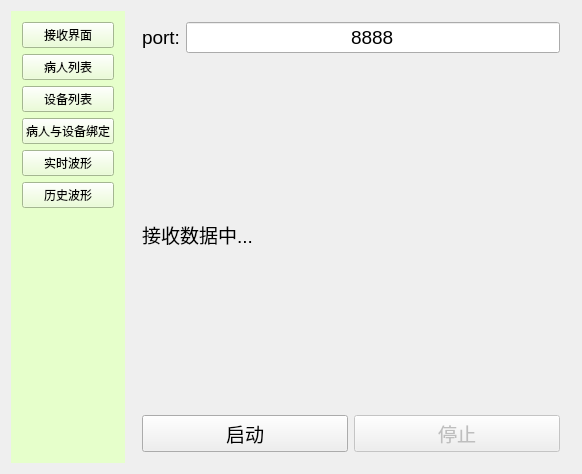
<?xml version="1.0" encoding="UTF-8"?>
<ui version="4.0">
 <class>MainWidget</class>
 <widget class="QWidget" name="MainWidget">
  <property name="geometry">
   <rect>
    <x>0</x>
    <y>0</y>
    <width>582</width>
    <height>474</height>
   </rect>
  </property>
  <property name="windowTitle">
   <string>MainWidget</string>
  </property>
  <layout class="QHBoxLayout" name="horizontalLayout" stretch="1,4">
   <item>
    <widget class="QWidget" name="widget" native="true">
     <property name="styleSheet">
      <string notr="true">background-color: rgb(230, 255, 203);</string>
     </property>
     <layout class="QVBoxLayout" name="verticalLayout_2">
      <item>
       <layout class="QVBoxLayout" name="verticalLayout">
        <item>
         <widget class="QPushButton" name="recvButton">
          <property name="sizePolicy">
           <sizepolicy hsizetype="Minimum" vsizetype="Preferred">
            <horstretch>0</horstretch>
            <verstretch>0</verstretch>
           </sizepolicy>
          </property>
          <property name="text">
           <string>接收界面</string>
          </property>
         </widget>
        </item>
        <item>
         <widget class="QPushButton" name="patientButton">
          <property name="sizePolicy">
           <sizepolicy hsizetype="Minimum" vsizetype="Preferred">
            <horstretch>0</horstretch>
            <verstretch>0</verstretch>
           </sizepolicy>
          </property>
          <property name="text">
           <string>病人列表</string>
          </property>
         </widget>
        </item>
        <item>
         <widget class="QPushButton" name="deviceButton">
          <property name="sizePolicy">
           <sizepolicy hsizetype="Minimum" vsizetype="Preferred">
            <horstretch>0</horstretch>
            <verstretch>0</verstretch>
           </sizepolicy>
          </property>
          <property name="text">
           <string>设备列表</string>
          </property>
         </widget>
        </item>
        <item>
         <widget class="QPushButton" name="bindButton">
          <property name="sizePolicy">
           <sizepolicy hsizetype="Minimum" vsizetype="Preferred">
            <horstretch>0</horstretch>
            <verstretch>0</verstretch>
           </sizepolicy>
          </property>
          <property name="text">
           <string>病人与设备绑定</string>
          </property>
         </widget>
        </item>
        <item>
         <widget class="QPushButton" name="realtimeButton">
          <property name="sizePolicy">
           <sizepolicy hsizetype="Minimum" vsizetype="Preferred">
            <horstretch>0</horstretch>
            <verstretch>0</verstretch>
           </sizepolicy>
          </property>
          <property name="text">
           <string>实时波形</string>
          </property>
         </widget>
        </item>
        <item>
         <widget class="QPushButton" name="historyButton">
          <property name="sizePolicy">
           <sizepolicy hsizetype="Minimum" vsizetype="Preferred">
            <horstretch>0</horstretch>
            <verstretch>0</verstretch>
           </sizepolicy>
          </property>
          <property name="text">
           <string>历史波形</string>
          </property>
         </widget>
        </item>
       </layout>
      </item>
      <item>
       <spacer name="verticalSpacer">
        <property name="orientation">
         <enum>Qt::Vertical</enum>
        </property>
        <property name="sizeHint" stdset="0">
         <size>
          <width>20</width>
          <height>288</height>
         </size>
        </property>
       </spacer>
      </item>
     </layout>
    </widget>
   </item>
   <item>
    <widget class="QStackedWidget" name="stackedWidget">
     <property name="currentIndex">
      <number>0</number>
     </property>
     <widget class="QWidget" name="recvPage">
      <layout class="QVBoxLayout" name="verticalLayout_5">
       <item>
        <layout class="QHBoxLayout" name="horizontalLayout_4">
         <item>
          <widget class="QLabel" name="label_2">
           <property name="font">
            <font>
             <pointsize>14</pointsize>
            </font>
           </property>
           <property name="text">
            <string>port:</string>
           </property>
          </widget>
         </item>
         <item>
          <widget class="QLineEdit" name="portLineEdit">
           <property name="font">
            <font>
             <pointsize>14</pointsize>
            </font>
           </property>
           <property name="text">
            <string>8888</string>
           </property>
           <property name="alignment">
            <set>Qt::AlignCenter</set>
           </property>
          </widget>
         </item>
        </layout>
       </item>
       <item>
        <widget class="QLabel" name="label_3">
         <property name="font">
          <font>
           <pointsize>14</pointsize>
          </font>
         </property>
         <property name="text">
          <string>接收数据中...</string>
         </property>
        </widget>
       </item>
       <item>
        <layout class="QHBoxLayout" name="horizontalLayout_5">
         <item>
          <widget class="QPushButton" name="startButton">
           <property name="font">
            <font>
             <pointsize>14</pointsize>
            </font>
           </property>
           <property name="text">
            <string>启动</string>
           </property>
          </widget>
         </item>
         <item>
          <widget class="QPushButton" name="stopButton">
           <property name="enabled">
            <bool>false</bool>
           </property>
           <property name="font">
            <font>
             <pointsize>14</pointsize>
            </font>
           </property>
           <property name="text">
            <string>停止</string>
           </property>
          </widget>
         </item>
        </layout>
       </item>
      </layout>
     </widget>
     <widget class="QWidget" name="patientList">
      <property name="styleSheet">
       <string notr="true">background-color: rgb(255, 226, 240);</string>
      </property>
      <layout class="QVBoxLayout" name="verticalLayout_3">
       <item>
        <widget class="QTableView" name="patient_tableview"/>
       </item>
       <item>
        <layout class="QHBoxLayout" name="horizontalLayout_2">
         <item>
          <widget class="QPushButton" name="addButton">
           <property name="text">
            <string>添加</string>
           </property>
          </widget>
         </item>
         <item>
          <widget class="QPushButton" name="removeButton">
           <property name="text">
            <string>删除</string>
           </property>
          </widget>
         </item>
         <item>
          <widget class="QPushButton" name="updateButton">
           <property name="text">
            <string>修改</string>
           </property>
          </widget>
         </item>
        </layout>
       </item>
       <item>
        <layout class="QHBoxLayout" name="horizontalLayout_3">
         <item>
          <widget class="QPushButton" name="selectButton">
           <property name="text">
            <string>查找</string>
           </property>
          </widget>
         </item>
         <item>
          <widget class="QLineEdit" name="patient_lineEdit"/>
         </item>
        </layout>
       </item>
      </layout>
     </widget>
     <widget class="QWidget" name="deviceList">
      <property name="styleSheet">
       <string notr="true">background-color: rgb(227, 224, 255);</string>
      </property>
      <layout class="QGridLayout" name="gridLayout_2">
       <item row="0" column="0">
        <widget class="QTableView" name="device_tableview">
         <property name="layoutDirection">
          <enum>Qt::LeftToRight</enum>
         </property>
        </widget>
       </item>
       <item row="1" column="0">
        <widget class="QCommandLinkButton" name="commandLinkButton">
         <property name="text">
          <string>CommandLinkButton</string>
         </property>
        </widget>
       </item>
      </layout>
     </widget>
     <widget class="QWidget" name="bindPage">
      <property name="styleSheet">
       <string notr="true">background-color: rgb(255, 181, 156);</string>
      </property>
      <layout class="QGridLayout" name="gridLayout_3">
       <item row="0" column="0" colspan="3">
        <widget class="QTableView" name="patient_device_tableview">
         <property name="layoutDirection">
          <enum>Qt::LeftToRight</enum>
         </property>
        </widget>
       </item>
       <item row="1" column="0">
        <widget class="QComboBox" name="patientComboBox"/>
       </item>
       <item row="1" column="1">
        <widget class="QComboBox" name="deviceCombox"/>
       </item>
       <item row="1" column="2">
        <widget class="QPushButton" name="bindOpButton">
         <property name="text">
          <string>绑定</string>
         </property>
        </widget>
       </item>
       <item row="2" column="2">
        <widget class="QPushButton" name="deletebutton">
         <property name="text">
          <string>删除</string>
         </property>
        </widget>
       </item>
      </layout>
     </widget>
     <widget class="QWidget" name="realtimeWave">
      <property name="styleSheet">
       <string notr="true">background-color: rgb(225, 255, 231);</string>
      </property>
      <layout class="QGridLayout" name="gridLayout_4">
       <item row="0" column="0">
        <widget class="QCheckBox" name="checkBox">
         <property name="text">
          <string>CheckBox</string>
         </property>
        </widget>
       </item>
       <item row="1" column="0">
        <widget class="QGroupBox" name="groupBox">
         <property name="title">
          <string>GroupBox</string>
         </property>
        </widget>
       </item>
      </layout>
     </widget>
     <widget class="QWidget" name="historyWave">
      <property name="styleSheet">
       <string notr="true">background-color: rgb(252, 255, 220);</string>
      </property>
      <layout class="QGridLayout" name="gridLayout">
       <item row="0" column="0">
        <layout class="QVBoxLayout" name="verticalLayout_4">
         <item>
          <widget class="QWidget" name="widget_2" native="true"/>
         </item>
         <item>
          <widget class="QWidget" name="widget_4" native="true"/>
         </item>
         <item>
          <widget class="QWidget" name="widget_3" native="true"/>
         </item>
        </layout>
       </item>
      </layout>
     </widget>
    </widget>
   </item>
  </layout>
 </widget>
 <layoutdefault spacing="6" margin="11"/>
 <resources/>
 <connections/>
</ui>
